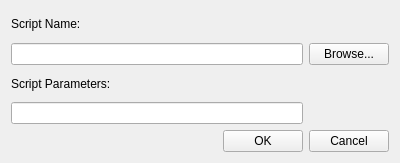
<?xml version="1.0" encoding="UTF-8"?>
<ui version="4.0">
 <class>AddScriptWidget</class>
 <widget class="QWidget" name="AddScriptWidget">
  <property name="geometry">
   <rect>
    <x>0</x>
    <y>0</y>
    <width>400</width>
    <height>163</height>
   </rect>
  </property>
  <property name="windowTitle">
   <string>Form</string>
  </property>
  <layout class="QGridLayout" name="gridLayout">
   <item row="0" column="0">
    <widget class="QLabel" name="nameLabel">
     <property name="text">
      <string>Script Name:</string>
     </property>
    </widget>
   </item>
   <item row="1" column="0" colspan="2">
    <widget class="QLineEdit" name="nameLineEdit"/>
   </item>
   <item row="1" column="2">
    <widget class="QPushButton" name="browsePushButton">
     <property name="sizePolicy">
      <sizepolicy hsizetype="Maximum" vsizetype="Fixed">
       <horstretch>0</horstretch>
       <verstretch>0</verstretch>
      </sizepolicy>
     </property>
     <property name="text">
      <string>Browse...</string>
     </property>
    </widget>
   </item>
   <item row="2" column="0">
    <widget class="QLabel" name="paramLabel">
     <property name="text">
      <string>Script Parameters:</string>
     </property>
    </widget>
   </item>
   <item row="3" column="0" colspan="2">
    <widget class="QLineEdit" name="paramLineEdit"/>
   </item>
   <item row="4" column="1">
    <widget class="QPushButton" name="okPushButton">
     <property name="sizePolicy">
      <sizepolicy hsizetype="Maximum" vsizetype="Fixed">
       <horstretch>0</horstretch>
       <verstretch>0</verstretch>
      </sizepolicy>
     </property>
     <property name="text">
      <string>OK</string>
     </property>
    </widget>
   </item>
   <item row="4" column="2">
    <widget class="QPushButton" name="cancelPushButton">
     <property name="text">
      <string>Cancel</string>
     </property>
    </widget>
   </item>
  </layout>
 </widget>
 <resources/>
 <connections/>
</ui>
